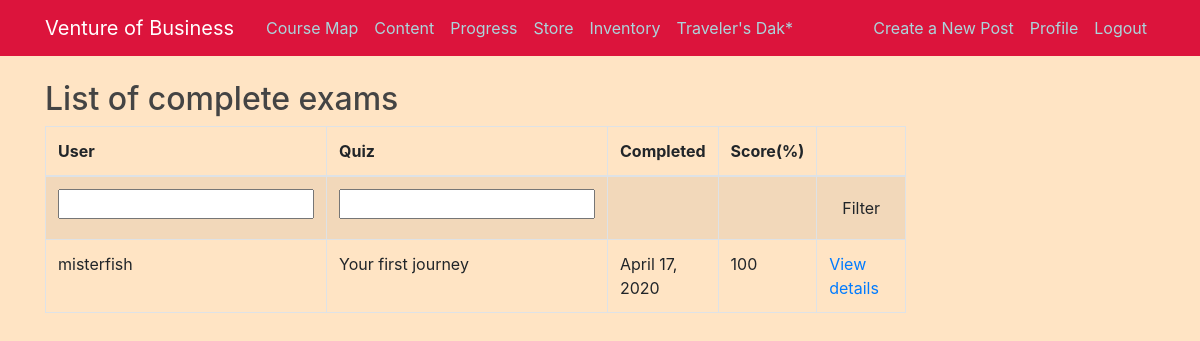
The app's page /quiz/marking/ (signed in) with its own data.
### quiz/models.py (models this page shows, shortened)
class Sitting(models.Model):
    user = models.ForeignKey(settings.AUTH_USER_MODEL, verbose_name=_("User"), on_delete=models.CASCADE)
    quiz = models.ForeignKey(Quiz, verbose_name=_("Quiz"), on_delete=models.CASCADE)
    question_order = models.CharField(validators=[validate_comma_separated_integer_list],
        max_length=1024, verbose_name=_("Question Order"))
    question_list = models.CharField(validators=[validate_comma_separated_integer_list],
        max_length=1024, verbose_name=_("Question List"))
    incorrect_questions = models.CharField(validators=[validate_comma_separated_integer_list],
        max_length=1024, blank=True, verbose_name=_("Incorrect questions"))
    current_score = models.IntegerField(verbose_name=_("Current Score"))
    complete = models.BooleanField(default=False, blank=False,
                                   verbose_name=_("Complete"))
    user_answers = models.TextField(blank=True, default='{}',
                                    verbose_name=_("User Answers"))
    start = models.DateTimeField(auto_now_add=True,
                                 verbose_name=_("Start"))
    end = models.DateTimeField(null=True, blank=True, verbose_name=_("End"))
    objects = SittingManager()
    class Meta:
        permissions = (("view_sittings", _("Can see completed exams.")),)
    def _question_ids(self):
        return [int(n) for n in self.question_order.split(',') if n]
    @property
    def get_percent_correct(self):
        dividend = float(self.current_score)
        divisor = len(self._question_ids())
        if divisor < 1:
            return 0            # prevent divide by zero error
        if dividend > divisor:
            return 100
        correct = int(round((dividend / divisor) * 100))
        if correct >= 1:
            return correct
        else:
            return 0

class Quiz(models.Model):
    title = models.CharField(
        verbose_name=_("Title"),
        max_length=60, blank=False)
    description = models.TextField(
        verbose_name=_("Description"),
        blank=True, help_text=_("a description of the quiz"))
    url = models.SlugField(
        max_length=60, blank=False,
        help_text=_("a user friendly url"),
        verbose_name=_("user friendly url"))
    category = models.ForeignKey(
        Category, null=True, blank=True,
        verbose_name=_("Category"),
        on_delete=models.CASCADE)
    random_order = models.BooleanField(
        blank=False, default=False,
        verbose_name=_("Random Order"),
        help_text=_("Display the questions in "
                    "a random order or as they "
                    "are set?"))
    max_questions = models.PositiveIntegerField(
        blank=True, null=True, verbose_name=_("Max Questions"),
        help_text=_("Number of questions to be answered on each attempt."))
    answers_at_end = models.BooleanField(
        blank=False, default=False,
        help_text=_("Correct answer is NOT shown after question."
                    " Answers displayed at the end."),
        verbose_name=_("Answers at end"))
    exam_paper = models.BooleanField(
        blank=False, default=False,
        help_text=_("If yes, the result of each"
                    " attempt by a user will be"
                    " stored. Necessary for marking."),
        verbose_name=_("Exam Paper"))
    single_attempt = models.BooleanField(
        blank=False, default=False,
        help_text=_("If yes, only one attempt by"
                    " a user will be permitted."
                    " Non users cannot sit this exam."),
        verbose_name=_("Single Attempt"))
    pass_mark = models.SmallIntegerField(
        blank=True, default=0,
        verbose_name=_("Pass Mark"),
        help_text=_("Percentage required to pass exam."),
        validators=[MaxValueValidator(100)])
    success_text = models.TextField(
        blank=True, help_text=_("Displayed if user passes."),
        verbose_name=_("Success Text"))
    fail_text = models.TextField(
        verbose_name=_("Fail Text"),
        blank=True, help_text=_("Displayed if user fails."))
    draft = models.BooleanField(
        blank=True, default=False,
        verbose_name=_("Draft"),
        help_text=_("If yes, the quiz is not displayed"
                    " in the quiz list and can only be"
                    " taken by users who can edit"
                    " quizzes."))
    class Meta:
        verbose_name = _("Quiz")
        verbose_name_plural = _("Quizzes")
    def __str__(self):
        return self.title

### quiz/views.py (the view)
class QuizMarkingList(QuizMarkerMixin, SittingFilterTitleMixin, ListView):
    model = Sitting
    def get_queryset(self):
        queryset = super(QuizMarkingList, self).get_queryset()\
                                               .filter(complete=True)
        user_filter = self.request.GET.get('user_filter')
        if user_filter:
            queryset = queryset.filter(user__username__icontains=user_filter)
        return queryset
    class Meta:
        pass

### quiz/views.py (called while the page is built)
    @method_decorator(login_required)
    @method_decorator(permission_required('quiz.view_sittings'))
    def dispatch(self, *args, **kwargs):
        return super(QuizMarkerMixin, self).dispatch(*args, **kwargs)

    def get_queryset(self):
        queryset = super(SittingFilterTitleMixin, self).get_queryset()
        quiz_filter = self.request.GET.get('quiz_filter')
        if quiz_filter:
            queryset = queryset.filter(quiz__title__icontains=quiz_filter)
        return queryset

### quiz/templates/quiz/sitting_list.html (shortened to what this page needs)
{% extends 'blog/base.html' %}
{% load i18n %}
{% block content %}
<h2>{% trans "List of complete exams" %}</h2>
    {% if sitting_list %}
		<table class="table table-bordered table-striped">
		  <thead>
			<tr>
			  <th>{% trans "User" %}</th>
			  <th>{% trans "Quiz" %}</th>
			  <th>{% trans "Completed" %}</th>
			  <th>{% trans "Score" %}(%)</th>
			  <th></th>
			</tr>
		  </thead>
		  <tbody>
			<tr>
			  <form action="" method="GET">
				<td><input type="text" name="user_filter" /></td>
				<td><input type="text" name="quiz_filter" /></td>
				<td></td>
				<td></td>
				<td><button type="submit" class="btn btn-default">{% trans "Filter"%}</button></td>
			  </form>
			</tr>
        {% for sitting in sitting_list %}
			<tr>
			  <td>{{ sitting.user }}</td>
			  <td>{{ sitting.quiz }}</td>
			  <td>{{ sitting.end|date }}</td>
			  <td>{{ sitting.get_percent_correct }}</td>
			  <td>
				<a href="{% url 'quiz_marking_detail' pk=sitting.id %}">
				  {% trans "View details" %}
				</a>
			</tr>
        {% endfor %}
		  </tbody>
		</table>
    {% else %}
        <p>{% trans "There are no matching quizzes" %}.</p>
    {% endif %}
{% endblock %}

### blog/static/blog/main.css (style rules this page uses)
body { background: #fafafa; color: #333333; margin-top: 5rem; }
h1, h2, h3, h4, h5, h6 { color: #444444; }

### records on screen
Sitting: user "misterfish", quiz "Your first journey", end "April 17, 2020", get_percent_correct "100"
